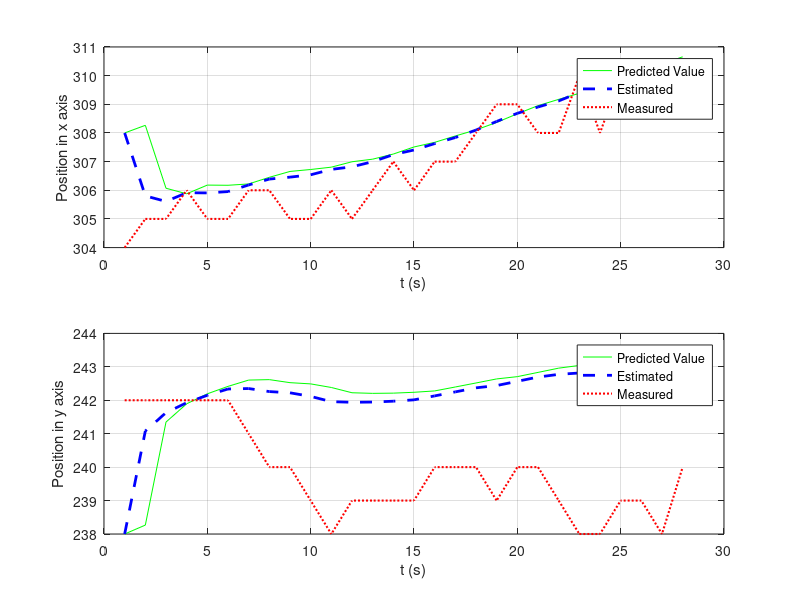

This chart was generated by the following MATLAB code:
function vehicleTracking()

close all;
clear all;
clc;
%% testing with two dimension

% Define the system
N = 28; % number of time steps
t = 1:28; % time vector (s)


dt = 1; % Sampling time (s)
% t = dt*(1:N); % time vector (s)
F = [ 
       1, 0, dt, 0;
       0, 1, 0, dt;
       0, 0, 1, 0
       0, 0, 0, 1
    
    ]; % system matrix - state

H = eye(4);
% H = [
%         1, 0, 0, 0; 
%         0, 1, 0, 0;
%      ]; % observation matrix
Q = [   0, 0, 0, 0;
        0, 0, 0, 0;
        0, 0, 0, 0;
        0, 0, 0, 0
        ]; % process noise covariance
    
I = eye(4); % identity matrix
% Define the initial position and velocity                              
Pox = 308; % position in x direction
Poy = 238; % position in y 

%observation input
xt = [ 
          304  242 4/15 4/15;
          305  242 4/15 4/15;
          305  242 4/15 4/15;
          306  242 4/15 4/15;
          305  242 4/15 4/15;
          305  242 4/15 4/15;
          306  241 4/15 4/15;
          306  240 4/15 4/15;
          305  240 4/15 4/15;
          305  239 4/15 4/15;
          306  238 4/15 4/15;
          305  239 4/15 4/15;
          306  239 4/15 4/15;
          307  239 4/15 4/15;
          306  239 4/15 4/15;
          307  240 4/15 4/15;
          307  240 4/15 4/15;
          308  240 4/15 4/15;
          309  239 4/15 4/15;
          309  240 4/15 4/15;
          308  240 4/15 4/15;
          308  239 4/15 4/15;
          310  238 4/15 4/15;
          308  238 4/15 4/15;
          310  239 4/15 4/15;
          310  239 4/15 4/15;
          310  238 4/15 4/15;
          309  240 4/15 4/15;
      ];

 xt = transpose(xt);

% uncertainty matric associated with a noisy set of measurement
deltaPox = 4;
deltaPoy = 4;
R = [   
        16, 0, 0, 0;
        0, 16, 0, 0;
        0, 0, 16, 0;
        0, 0, 0, 16
     ];

% process error in process covariance matrice
deltaPx = 7; % the stadard deviation of Position in x direction
deltaPy = 7; % the stadard deviation of Position in y direction


%compute for measurement input

z = H * xt; % noisy measurement

%% Perform the Kalman filter estimation
% Initialize the state vector (estimated state)
x = zeros(4, N); % Estimated state vector
x(:, 1) = [ Pox; Poy; 4/15 ; 4/15 ]; % Guess for initial statex

% Initialize the covariance matrix
P = [   
        deltaPx^2, 0, 0, 0;
        0, deltaPy^2, 0, 0;
        0, 0, 0, 0;
        0, 0, 0, 0
     ]; % Covariance for initial state error

% Loop through and perform the Kalman filter equations recursively
predicted_val = zeros(4, N);
predicted_val(:, 1 )= [Pox; Poy; 0; 0];

for k = 2:N
 % Predict the state vector
 x(:, k) = F*x(:, k-1) ;

 predicted_val(:, k ) = x(:, k) ;
 
 
 
 % Predict the covariance
 
 P = F*P*F' + Q;
 
 %P = [P(1,1),0; 0, P(2,2)];
 
 
 % Calculate the Kalman gain matrix
 
 K = P*H'/(H*P*H' + R);
 K
 
 % Update the state vector

 pred = x(:,k);
 pred
 x(:,k) = x(:,k) + K*(z(:,k) - H*x(:,k));

 update = x(:,k);
 
 update
 % Update the covariance
 P = (I - K*H)*P;
 
 
end

%% Plot the results



for i=1: length(x)
    es = x(:,i);
    pre = predicted_val(:,i);
    mes = z(:, i);
    plot(es(1),es(2),'x','LineWidth',2,'Color','red');hold on
    plot(pre(1),pre(2),'x','LineWidth',1,'Color','green'); hold on
    plot(mes(1),mes(2),'x','LineWidth',1,'Color','blue'); hold on
end

z
(predicted_val)

(x)

% Plot the states
  figure(1);
  subplot(211);
  plot(t, (predicted_val(1,:)), 'g-', t, (x(1,:)), 'b--', 'LineWidth', 2);
   hold on; plot(t, z(1,:), 'r:', 'LineWidth', 1.5)
  xlabel('t (s)'); ylabel('Position in x axis'); grid on;
  legend('Predicted Value', 'Estimated','Measured');
  subplot(212);
  plot(t, (predicted_val(2,:)), 'g-', t, (x(2,:)), 'b--', 'LineWidth', 2);
   hold on; plot(t, z(2,:), 'r:', 'LineWidth', 1.5)
  xlabel('t (s)'); ylabel('Position in y axis'); grid on;
  legend('Predicted Value', 'Estimated','Measured');




end
